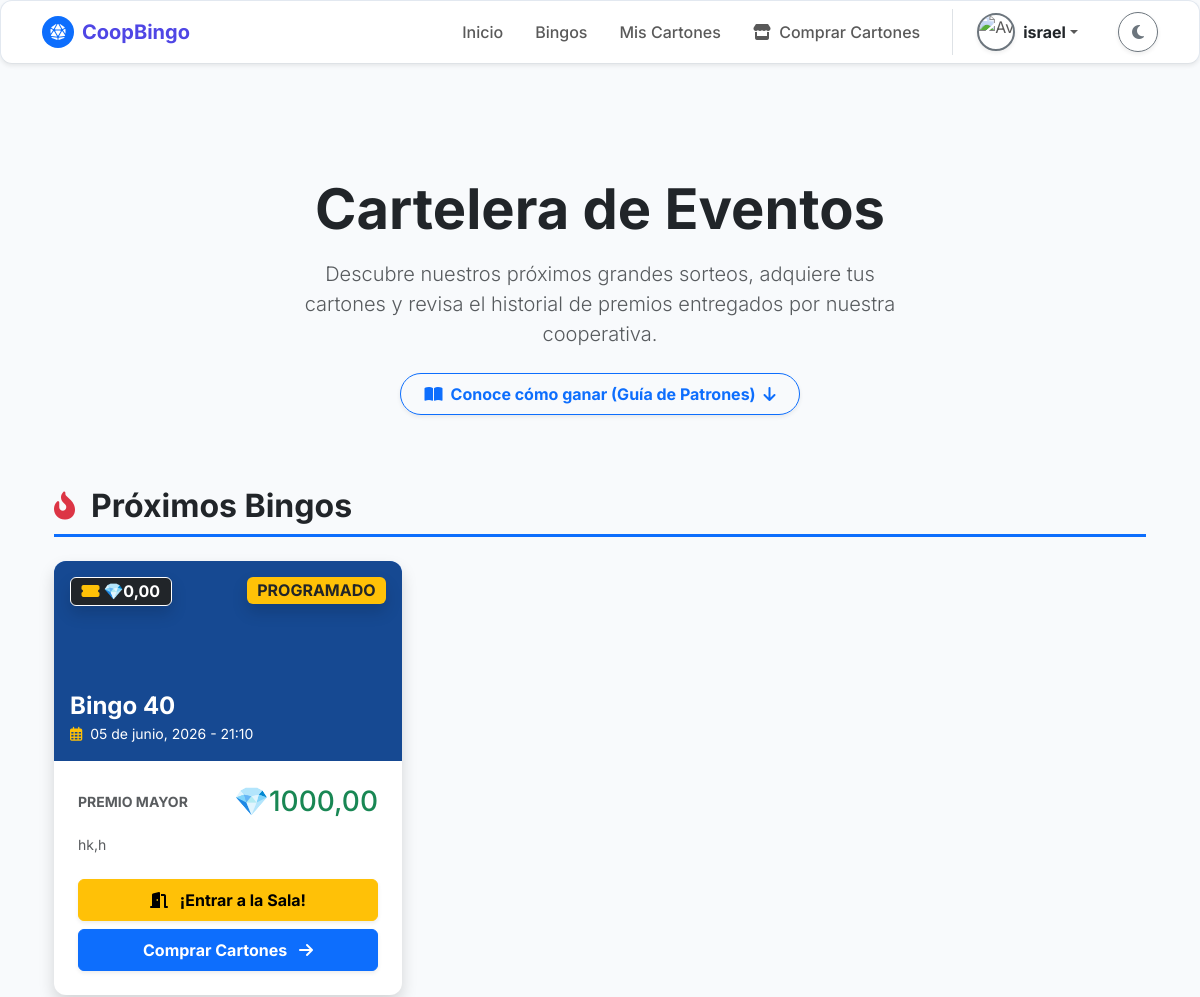
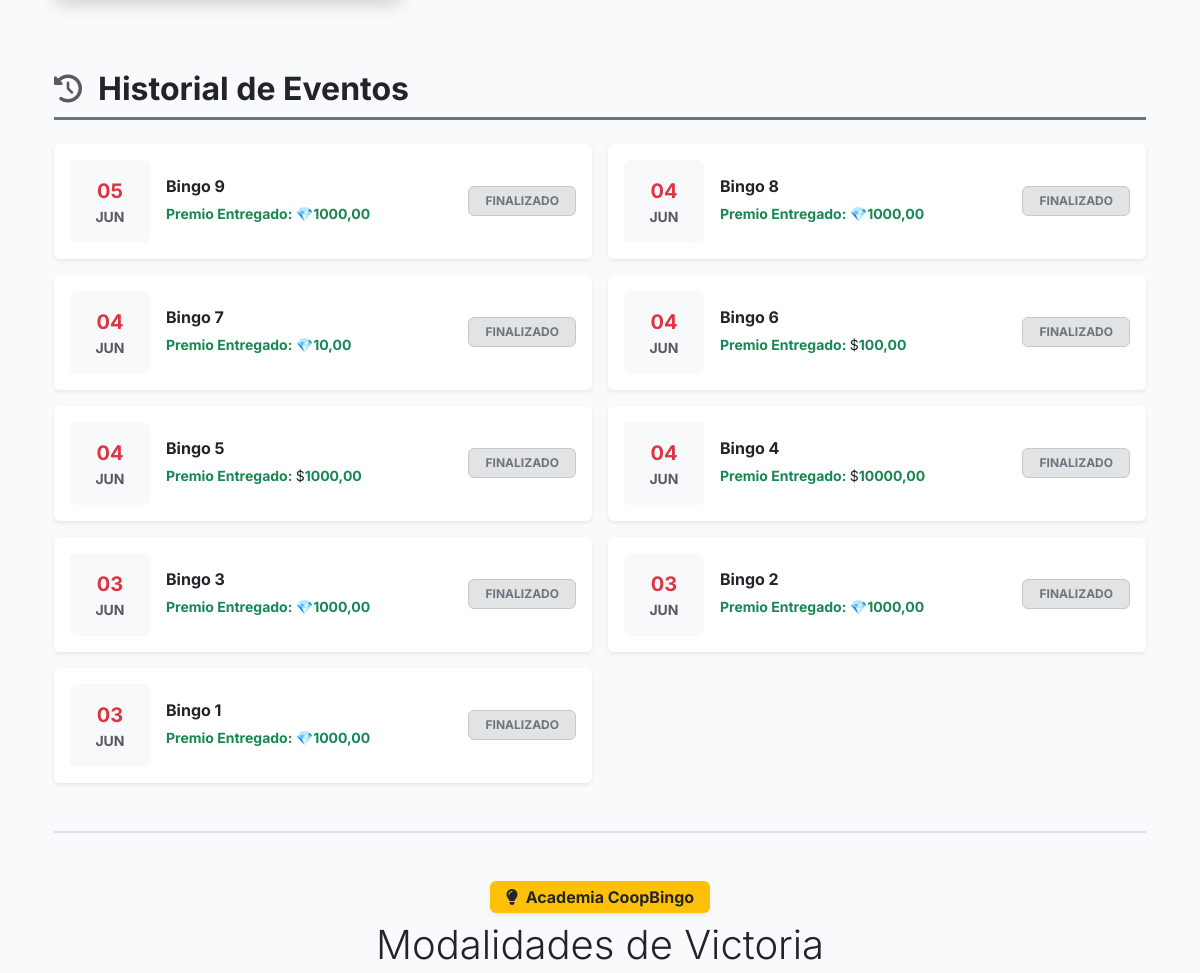
Page /bingo-publico/ (signed in, upper part) on the earlier database version (2 pictures, top to bottom).
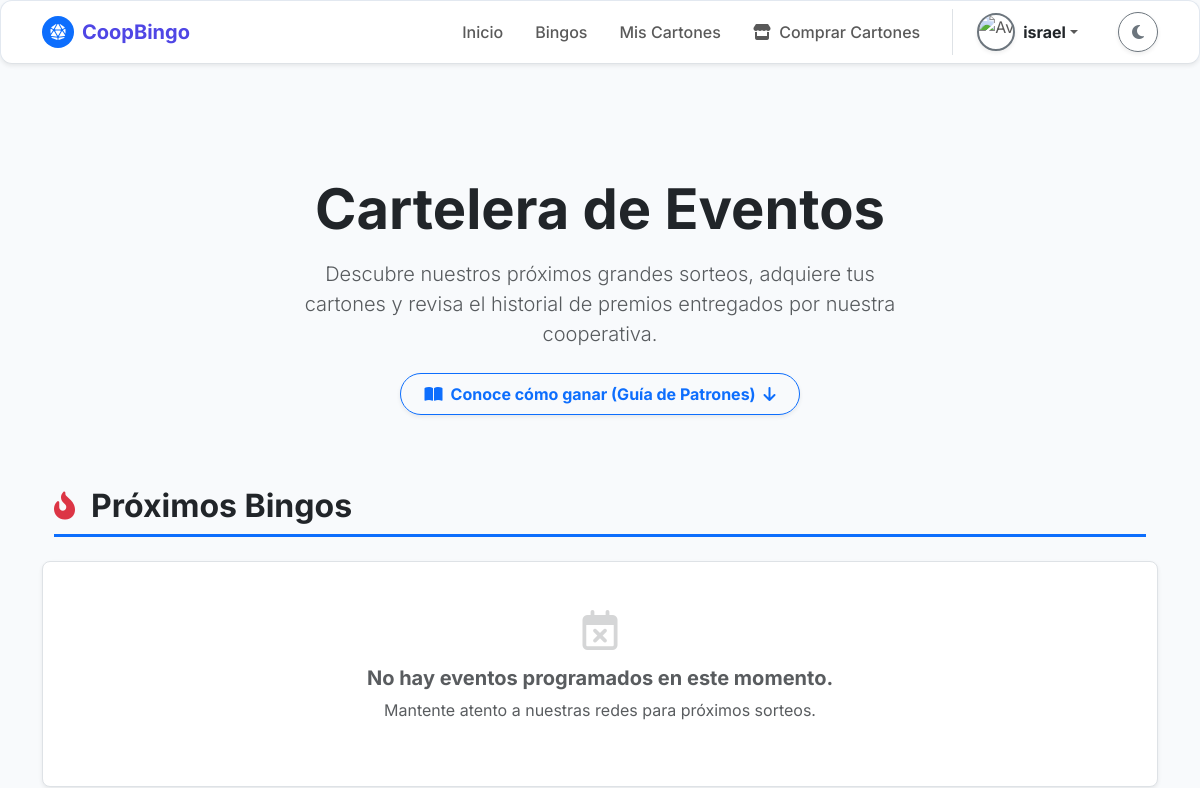
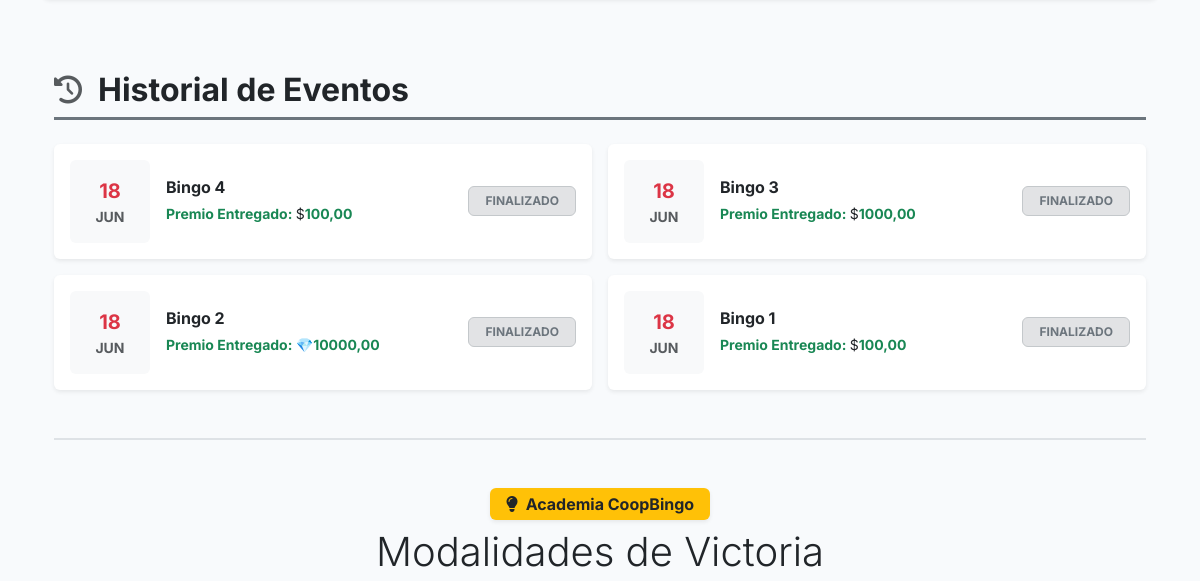
Same page on the later database version (2 pictures, top to bottom).
### bingo/models.py (models this page shows, shortened)
class Bingo(models.Model):
    TIPO_BINGO_CHOICES = [
        ('Virtual', 'Virtual'),
        ('Presencial', 'Presencial'),
    ]
    ESTADO_BINGO_CHOICES = [
        ('Programado', 'Programado'),
        ('En Curso', 'En Curso'),
        ('Finalizado', 'Finalizado'),
        ('Cancelado', 'Cancelado'),
    ]
    idbingo = models.AutoField(primary_key=True)
    idunidadmonetaria = models.ForeignKey(
        'UnidadMonetaria',
        on_delete=models.PROTECT,
        db_column='idunidadmonetaria',
        verbose_name="Unidad Monetaria"
    )
    titulobingo = models.CharField(
        max_length=150,
        verbose_name="Título del Bingo"
    )
    fechaprogramadabingo = models.DateTimeField(
        verbose_name="Fecha y Hora del Evento"
    )
    tipobingo = models.CharField(
        max_length=20,
        choices=TIPO_BINGO_CHOICES,
        verbose_name="Tipo de Bingo"
    )
    lugarbingo = models.CharField(
        max_length=255,
        null=True,
        blank=True,
        verbose_name="Lugar (si es presencial)"
    )
    urlsesionbingo = models.CharField(
        max_length=255,
        null=True,
        blank=True,
        verbose_name="Link de la sesión (si es virtual)"
    )
    preciocarton = models.DecimalField(
        max_digits=10,
        decimal_places=2,
        validators=[MinValueValidator(Decimal('0.01'))],
        verbose_name="Precio del Cartón"
    )
    premiomayor = models.DecimalField(
        max_digits=10,
        decimal_places=2,
        verbose_name="Monto del Premio Mayor"
    )
    descripcionpremiomayor = models.CharField(
        max_length=100,
        verbose_name="¿Qué es el premio mayor?"
    )
    estadobingo = models.CharField(
        max_length=20,
        choices=ESTADO_BINGO_CHOICES,
        default='Programado',
        verbose_name="Estado del Bingo"
    )
    rutaimagenpremiomayor = models.ImageField(
        upload_to='bingo/imagen_premio_mayor/',
        max_length=300,
        null=True,
        blank=True,
        verbose_name="Imagen del Premio"
    )
    urlvideopromocional = models.FileField(
        upload_to='bingo/video_promocional/',
        max_length=300,
        null=True,
        blank=True,
        verbose_name="Video Promocional"
    )
    descripcionpremios = models.TextField(
        max_length=500,
        null=True,
        blank=True,
        verbose_name="Descripción de otros premios"
    )
    class Meta:
        db_table = 'Bingo'
        verbose_name = 'Bingo'
        verbose_name_plural = 'Bingos'

class UnidadMonetaria(models.Model):
    TIPO_MONEDA_CHOICES = [
        ('Efectivo', 'Efectivo'),
        ('Virtual', 'Virtual'),
    ]
    idunidadmonetaria = models.AutoField(primary_key=True)
    nombremoneda = models.CharField(max_length=100, unique=True, verbose_name="Nombre de la Moneda")
    tipomoneda = models.CharField(max_length=12, choices=TIPO_MONEDA_CHOICES, verbose_name="Tipo de Moneda")
    simbolomoneda = models.CharField(max_length=255, verbose_name="Símbolo")
    tasaconversionmoneda = models.DecimalField(max_digits=10, decimal_places=2, default=1.00, verbose_name="Tasa de Conversión")
    estadomoneda = models.BooleanField(default=True, verbose_name="Estado Activo")
    class Meta:
        db_table = 'unidadmonetaria'
        verbose_name = 'Unidad Monetaria'
        verbose_name_plural = 'Unidades Monetarias'

### bingo/views.py (the view)
# urls.py: path('bingo-publico/', views.bingo_publico, name='bingo'), # Apunta a comunes/bingo.html
def bingo_publico(request):
    bingos_activos = Bingo.objects.filter(
        estadobingo__in=['Programado', 'En Curso']
    ).order_by('fechaprogramadabingo')
    bingos_pasados = Bingo.objects.filter(
        estadobingo__in=['Finalizado', 'Cancelado']
    ).order_by('-fechaprogramadabingo') # Ordenados del más reciente al más antiguo
    ahora = timezone.now()
    for b in bingos_activos:
        if b.fechaprogramadabingo:
            hora_apertura = b.fechaprogramadabingo - timedelta(minutes=30)
            partida_activa = PartidaBingo.objects.filter(
                idbingo=b,
                estadopartida__in=['Programada', 'En Juego']
            ).order_by('idpartidabingo').first()
            if ahora >= hora_apertura and partida_activa:
                b.sala_abierta = True
                b.id_partida_a_entrar = partida_activa.idpartidabingo
            else:
                b.sala_abierta = False
        else:
            b.sala_abierta = False
    contexto = {
        'bingos_activos': bingos_activos,
        'bingos_pasados': bingos_pasados,
        'unidad_monetaria': UnidadMonetaria.objects.first()
    }
    return render(request, 'comunes/bingo.html', contexto)

### bingo/templates/comunes/bingo.html (shortened to what this page needs)
{% extends 'comunes/base.html' %}
{% load static %}
{% block content %}
<div class="container text-center py-5 mt-3 mb-4">
    <h1 class="display-4 fw-bold tracking-tight mb-3 animate__animated animate__fadeInDown text-body">
        Cartelera de Eventos
    </h1>
    <p class="lead text-body-secondary mx-auto" style="max-width: 600px;">
        Descubre nuestros próximos grandes sorteos, adquiere tus cartones y revisa el historial de premios entregados por nuestra cooperativa.
    </p>
    <div class="mt-4 animate__animated animate__fadeInUp">
        <a href="#guia-patrones" class="btn btn-outline-primary rounded-pill px-4 py-2 fw-bold shadow-sm">
            <i class="fas fa-book-open me-2"></i>Conoce cómo ganar (Guía de Patrones) <i class="fas fa-arrow-down ms-1"></i>
        </a>
    </div>
</div>
<div class="container pb-5">
    <div class="d-flex align-items-center mb-4 border-bottom border-primary border-3 pb-2">
        <i class="fas fa-fire-alt text-danger fs-3 me-3 animate__animated animate__pulse animate__infinite"></i>
        <h2 class="fw-bold text-body mb-0">Próximos Bingos</h2>
    </div>
    <div class="row g-4 mb-5 pb-4">
        {% for bingo in bingos_activos %}
        <div class="col-md-6 col-lg-4">
            <div class="card-minimalista h-100 shadow border-0 overflow-hidden transform-hover bg-body">
                <div class="bg-primary text-center position-relative" style="height: 200px; {% if bingo.rutaimagenpremiomayor %}background: url('{{ bingo.rutaimagenpremiomayor.url }}') center/cover;{% endif %}">
                    <div class="position-absolute top-0 start-0 w-100 h-100 bg-dark opacity-50"></div>
                    <span class="position-absolute top-0 end-0 m-3 badge {% if bingo.estadobingo == 'En Curso' %}bg-danger animate__animated animate__flash animate__infinite{% else %}bg-warning text-dark{% endif %} fs-6 shadow">
                        {{ bingo.estadobingo|upper }}
                    </span>
                    <span class="position-absolute top-0 start-0 m-3 badge bg-dark border border-white fs-6 shadow">
                        <i class="fas fa-ticket-alt text-warning me-1"></i>{{ bingo.idunidadmonetaria.simbolomoneda }}{{ bingo.preciocarton }}
                    </span>
                    <div class="position-absolute bottom-0 start-0 w-100 p-3 text-start text-white text-shadow-sm z-index-1">
                        <h4 class="fw-bold mb-0 text-truncate" title="{{ bingo.titulobingo }}">{{ bingo.titulobingo }}</h4>
                        <small><i class="far fa-calendar-alt me-1 text-warning"></i> {{ bingo.fechaprogramadabingo|date:"d \d\e F, Y - H:i" }}</small>
                    </div>
                </div>
                <div class="card-body p-4">
                    <div class="d-flex justify-content-between align-items-center mb-3">
                        <span class="text-body-secondary small fw-bold text-uppercase">Premio Mayor</span>
                        <h3 class="text-success fw-black mb-0"><span class="text-body fw-normal">{{ bingo.idunidadmonetaria.simbolomoneda }}</span>{{ bingo.premiomayor }}</h3>
                    </div>
                    <p class="text-body-secondary small mb-4 line-clamp-2">{{ bingo.descripcionpremiomayor }}</p>
                    <div class="d-flex flex-column gap-2">
                        {% if bingo.sala_abierta %}
                            <a href="{% url 'sala_espera' bingo.id_partida_a_entrar %}" class="btn btn-warning w-100 fw-bold py-2 shadow-sm animate__animated animate__pulse animate__infinite" style="animation-duration: 2s;">
                                <i class="fas fa-door-open me-2"></i> ¡Entrar a la Sala!
                            </a>
                        {% endif %}
                        <a href="{% url 'venta_cartones' %}" class="btn btn-primary w-100 fw-bold py-2 shadow-sm">
                            Comprar Cartones <i class="fas fa-arrow-right ms-2"></i>
                        </a>
                    </div>
                </div>
            </div>
        </div>
        {% empty %}
        <div class="col-12 text-center py-5 bg-body rounded-3 shadow-sm border">
            <i class="far fa-calendar-times fs-1 text-body-secondary opacity-25 mb-3"></i>
            <h5 class="fw-bold text-body-secondary">No hay eventos programados en este momento.</h5>
            <p class="text-body-secondary">Mantente atento a nuestras redes para próximos sorteos.</p>
        </div>
        {% endfor %}
    </div>
    <div class="d-flex align-items-center mb-4 border-bottom border-secondary border-3 pb-2 mt-5">
        <i class="fas fa-history text-body-secondary fs-3 me-3"></i>
        <h2 class="fw-bold text-body mb-0">Historial de Eventos</h2>
    </div>
    <div class="row g-3">
        {% for bingo in bingos_pasados %}
        <div class="col-12 col-md-6">
            <div class="card border-0 bg-body shadow-sm p-3 d-flex flex-row align-items-center grayscale-hover transition-all">
                <div class="bg-body-tertiary rounded p-3 text-center me-3" style="width: 80px;">
                    <span class="d-block text-danger fw-bold fs-5">{{ bingo.fechaprogramadabingo|date:"d" }}</span>
                    <span class="d-block text-body-secondary small text-uppercase fw-bold">{{ bingo.fechaprogramadabingo|date:"M" }}</span>
                </div>
                <div class="flex-grow-1">
                    <h6 class="fw-bold text-body mb-1">{{ bingo.titulobingo }}</h6>
                    <span class="text-success small fw-bold">Premio Entregado: <span class="text-body fw-normal">{{ bingo.idunidadmonetaria.simbolomoneda }}</span>{{ bingo.premiomayor }}
                </div>
                <div>
                    {% if bingo.estadobingo == 'Cancelado' %}
                        <span class="badge bg-danger-subtle text-danger border border-danger-subtle px-3 py-2">CANCELADO</span>
                    {% else %}
                        <span class="badge bg-secondary-subtle text-secondary border border-secondary-subtle px-3 py-2">FINALIZADO</span>
                    {% endif %}
                </div>
            </div>
        </div>
        {% empty %}
        <div class="col-12 text-center py-4 text-body-secondary">
            <small><i class="fas fa-info-circle me-1"></i> Aún no hay eventos registrados en el historial.</small>
        </div>
        {% endfor %}
    </div>
    <div id="guia-patrones" class="pt-5 mt-5 border-top border-2">
        <div class="text-center mb-5">
            <span class="badge bg-warning text-dark mb-2 px-3 py-2 fw-bold fs-6 shadow-sm"><i class="fas fa-lightbulb me-1"></i> Academia CoopBingo</span>
            <h2 class="fw-black text-body display-6">Modalidades de Victoria</h2>
        </div>
    </div>
</div>
{% endblock %}

### bingo/templates/comunes/base.html (shortened to what this page needs)
{% load static %}
<!DOCTYPE html>
<html lang="es" data-bs-theme="light" id="theme-element">
<head>
    <link href="https://cdn.jsdelivr.net/npm/bootstrap@5.3.3/dist/css/bootstrap.min.css" rel="stylesheet">
    <link rel="stylesheet" href="https://cdnjs.cloudflare.com/ajax/libs/font-awesome/6.4.0/css/all.min.css">
    <link rel="stylesheet" href="{% static 'css/base.css' %}">
</head>
<body>
    {% include 'comunes/navbar.html' %}
<main class="container py-4">
    {% block content %}
    {% endblock %}
</main>
    </body>
</html>

### bingo/templates/comunes/navbar.html (shortened to what this page needs)
{% load static %}
<nav class="navbar navbar-expand-lg border-bottom card-minimalista mb-4 shadow-sm">
    <div class="container">
        <a class="navbar-brand fw-bold d-flex align-items-center" href="{% url 'inicio' %}" style="color: var(--color-primario);">
            <div class="rounded-circle bg-primary d-flex align-items-center justify-content-center me-2" style="width: 32px; height: 32px;">
                <i class="fas fa-dice-d20 text-white" style="font-size: 16px;"></i>
            </div>
            <span>CoopBingo</span>
        </a>
        <div class="collapse navbar-collapse" id="navPrincipal">
            <ul class="navbar-nav ms-auto align-items-center">
                <li class="nav-item">
                    <a class="nav-link px-3 fw-medium" href="{% url 'inicio' %}">Inicio</a>
                </li>
                <li class="nav-item">
                        <a class="nav-link px-3 fw-medium" href="{% url 'bingo' %}">Bingos</a>
                </li>
                {% if user.is_authenticated %}
                    <li class="nav-item">
                        <a class="nav-link px-3 fw-medium" href="{% url 'mis_cartones' %}">Mis Cartones</a>
                    </li>
                    <li class="nav-item">
                        <a class="nav-link px-3 fw-medium" href="{% url 'venta_cartones' %}">
                            <i class="fas fa-store me-1"></i> Comprar Cartones
                        </a>
                    </li>
                    <li class="nav-item dropdown ms-lg-3 ps-lg-3 border-start-lg">
                        <a class="nav-link dropdown-toggle d-flex align-items-center py-1" href="#" id="userDropdown" role="button" data-bs-toggle="dropdown" aria-expanded="false">
                            {% if request.session.avatar_url %}
                                <img src="{{ request.session.avatar_url }}" alt="Avatar" class="rounded-circle object-fit-cover me-2 border border-2 border-primary shadow-sm" style="width: 38px; height: 38px;">
                            {% else %}
                                <img src="{% static 'img/default_avatar.png' %}" alt="Avatar" class="rounded-circle object-fit-cover me-2 border border-2 border-secondary shadow-sm" style="width: 38px; height: 38px;">
                            {% endif %}
                            <span class="fw-bold text-body">{{ request.session.user_nombre|default:user.first_name }}</span>
                        </a>
                    </li>
                {% endif %}
                <li class="nav-item ms-lg-3 ps-lg-3 mt-3 mt-lg-0 pt-3 pt-lg-0">
                    <button class="btn btn-outline-secondary rounded-circle shadow-sm d-flex justify-content-center align-items-center" id="themeToggle" style="width: 40px; height: 40px;">
                        <i class="fas fa-moon" id="themeIcon"></i>
                    </button>
                </li>
            </ul>
        </div>
    </div>
</nav>

### bingo/static/css/base.css (style rules this page uses)
:root { --bg-principal: #f8fafc; --bg-tarjetas: #ffffff; --texto-principal: #1e293b; --texto-secundario: #64748b; --color-primario: #4f46e5; --color-primario-hover: #4338ca; --borde-suave: 1px solid #e2e8f0; --sombra-minimalista: 0 4px 6px -1px rgba(0, 0, 0, 0.05), 0 2px 4px -1px rgba(0, 0, 0, 0.03); }
body { background-color: var(--bg-principal); color: var(--texto-principal); font-family: 'Inter', sans-serif; transition: background-color 0.3s ease, color 0.3s ease; -webkit-font-smoothing: antialiased; }
.card-minimalista { background-color: var(--bg-tarjetas); border: var(--borde-suave); border-radius: 12px; box-shadow: var(--sombra-minimalista); transition: transform 0.2s ease, box-shadow 0.2s ease, background-color 0.3s ease; }
.nav-link { transition: color 0.3s ease; }

### bingo/templates/comunes/navbar.html (style rules this page uses)
@media (min-width: 992px) { .border-start-lg { border-left: 1px solid var(--bs-border-color) !important; } }

### bingo/templates/comunes/bingo.html (style rules this page uses)
html { scroll-behavior: smooth; }

Differences in the rows shown:
removed Bingo: estadobingo "PROGRAMADO", idunidadmonetaria.simbolomoneda "💎", preciocarton "0,00", titulobingo "Bingo 40", fechaprogramadabingo "05 de junio, 2026 - 21:10", premiomayor "1000,00", descripcionpremiomayor "hk,h", shows "¡Entrar a la Sala!", shown under "Próximos Bingos"
removed Bingo: fechaprogramadabingo "05", fechaprogramadabingo "JUN", titulobingo "Bingo 9", idunidadmonetaria.simbolomoneda "💎", premiomayor "1000,00", estadobingo "FINALIZADO", shown under "Historial de Eventos"
removed Bingo: fechaprogramadabingo "04", fechaprogramadabingo "JUN", titulobingo "Bingo 8", idunidadmonetaria.simbolomoneda "💎", premiomayor "1000,00", estadobingo "FINALIZADO", shown under "Historial de Eventos"
removed Bingo: fechaprogramadabingo "04", fechaprogramadabingo "JUN", titulobingo "Bingo 7", idunidadmonetaria.simbolomoneda "💎", premiomayor "10,00", estadobingo "FINALIZADO", shown under "Historial de Eventos"
removed Bingo: fechaprogramadabingo "04", fechaprogramadabingo "JUN", titulobingo "Bingo 6", idunidadmonetaria.simbolomoneda "$", premiomayor "100,00", estadobingo "FINALIZADO", shown under "Historial de Eventos"
removed Bingo: fechaprogramadabingo "04", fechaprogramadabingo "JUN", titulobingo "Bingo 5", idunidadmonetaria.simbolomoneda "$", premiomayor "1000,00", estadobingo "FINALIZADO", shown under "Historial de Eventos"
changed Bingo "Bingo 4": fechaprogramadabingo "04" → "18"; premiomayor "10000,00" → "100,00"
changed Bingo "Bingo 3": fechaprogramadabingo "03" → "18"; idunidadmonetaria.simbolomoneda "💎" → "$"
changed Bingo "Bingo 2": fechaprogramadabingo "03" → "18"; premiomayor "1000,00" → "10000,00"
changed Bingo "Bingo 1": fechaprogramadabingo "03" → "18"; idunidadmonetaria.simbolomoneda "💎" → "$"; premiomayor "1000,00" → "100,00"
Other differences:
text now shown: "No hay eventos programados en este momento. Mantente atento a nuestras redes para próximos sorteos."
